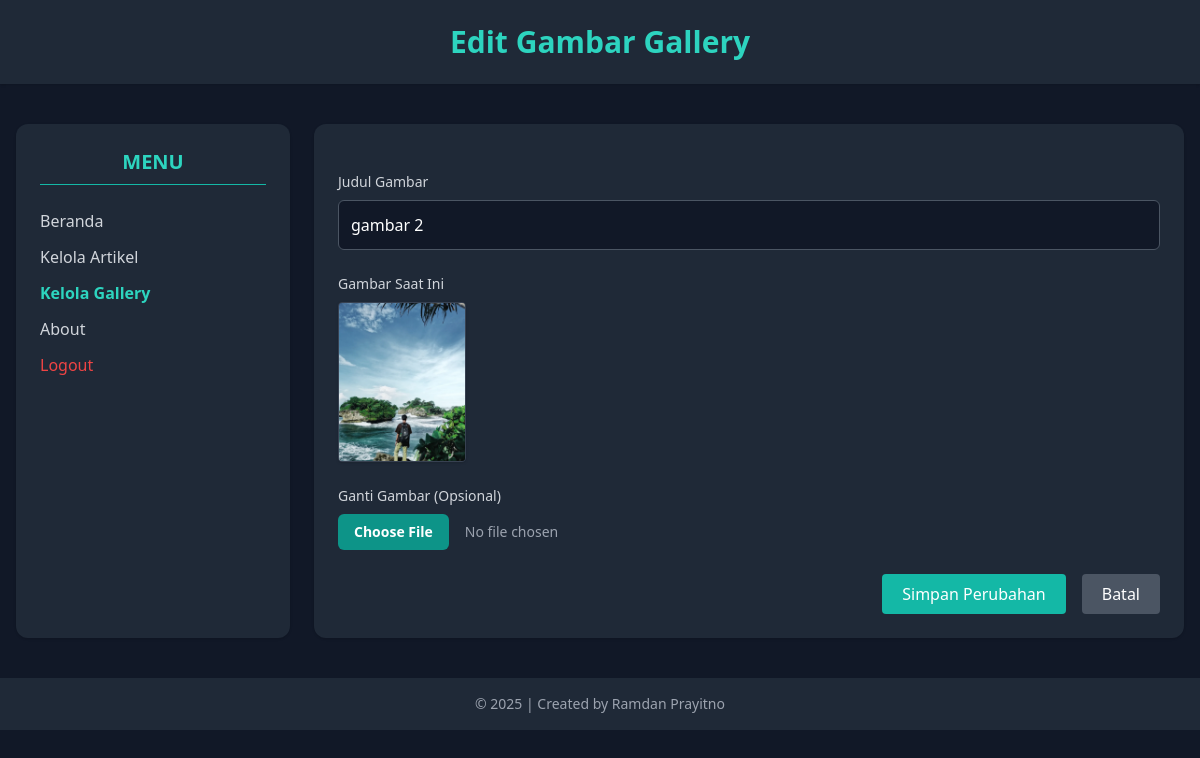
Screenshot of /admin/edit_gallery.php?id_gallery=2 (signed in) with the database file from the repository.
### tables this page shows
CREATE TABLE `tbl_gallery` (
  `id_gallery` int(5) NOT NULL,
  `judul` text NOT NULL,
  `foto` text NOT NULL
);

### admin/edit_gallery.php (the view, shortened to what this page needs)
<?php
include('../koneksi.php');
$id = mysqli_real_escape_string($db, $_GET['id_gallery']);
$sql = "SELECT * FROM tbl_gallery WHERE id_gallery = '$id'";
$query = mysqli_query($db, $sql);
$data = mysqli_fetch_array($query);
?>
<!DOCTYPE html>
<html lang="en">
<head>
    <script src="https://cdn.tailwindcss.com"></script>
</head>
<body class="bg-gray-900 text-white min-h-screen font-sans">
    <header class="bg-gray-800 text-teal-400 text-center py-6 shadow">
        <h1 class="text-3xl font-bold">Edit Gambar Gallery</h1>
    </header>
    <div class="max-w-7xl mx-auto mt-10 px-4 grid grid-cols-1 lg:grid-cols-4 gap-6">
        <aside class="bg-gray-800 rounded-xl shadow p-6">
            <h2 class="text-xl font-semibold text-teal-400 mb-6 text-center border-b border-teal-500 pb-2">MENU</h2>
            <ul class="space-y-3 text-gray-300">
                <li><a href="beranda_admin.php" class="block hover:text-teal-400">Beranda</a></li>
                <li><a href="data_artikel.php" class="block hover:text-teal-400">Kelola Artikel</a></li>
                <li><a href="data_gallery.php" class="block text-teal-400 font-bold">Kelola Gallery</a></li>
                <li><a href="about.php" class="block hover:text-teal-400">About</a></li>
                <li>
                    <a href="logout.php" onclick="return confirm('Apakah anda yakin ingin keluar?');"
                        class="block text-red-500 hover:underline font-medium">Logout</a>
                </li>
            </ul>
        </aside>
        <main class="lg:col-span-3 bg-gray-800 rounded-xl shadow p-6">
            <form action="proses_edit_gallery.php" method="post" enctype="multipart/form-data" class="space-y-6">
                <div>
                    <label for="judul" class="block text-sm font-medium text-gray-300 mb-2">Judul Gambar</label>
                    <input type="text" id="judul" name="judul" required
                        value="<?php echo htmlspecialchars($data['judul']); ?>"
                        class="w-full p-3 rounded-md border border-gray-600 bg-gray-900 text-white focus:ring-teal-500 focus:border-teal-500">
                </div>
                <div>
                    <label class="block text-sm font-medium text-gray-300 mb-2">Gambar Saat Ini</label>
                    <img src="../images/<?php echo htmlspecialchars($data['foto']); ?>" class="h-40 rounded shadow mb-3 border border-gray-700" alt="Foto Lama">
                </div>
                <div>
                    <label for="foto" class="block text-sm font-medium text-gray-300 mb-2">Ganti Gambar (Opsional)</label>
                    <input type="file" id="foto" name="foto" accept="image/*"
                        class="block w-full text-sm text-gray-400 file:mr-4 file:py-2 file:px-4
                            file:rounded-md file:border-0 file:text-sm file:font-semibold
                            file:bg-teal-600 file:text-white hover:file:bg-teal-700">
                </div>
                <div class="flex justify-end space-x-4">
                    <button type="submit"
                        class="bg-teal-500 text-white px-5 py-2 rounded hover:bg-teal-600 transition">Simpan Perubahan</button>
                    <a href="data_gallery.php"
                        class="bg-gray-600 text-white px-5 py-2 rounded hover:bg-gray-700 transition">Batal</a>
                </div>
            </form>
        </main>
    </div>
    <footer class="bg-gray-800 text-center py-4 mt-10 text-sm text-gray-400">
        &copy; <?php echo date('Y'); ?> | Created by Ramdan Prayitno
    </footer>
</body>
</html>

### rows the page displays
tbl_gallery: judul "gambar 2", foto (picture)
